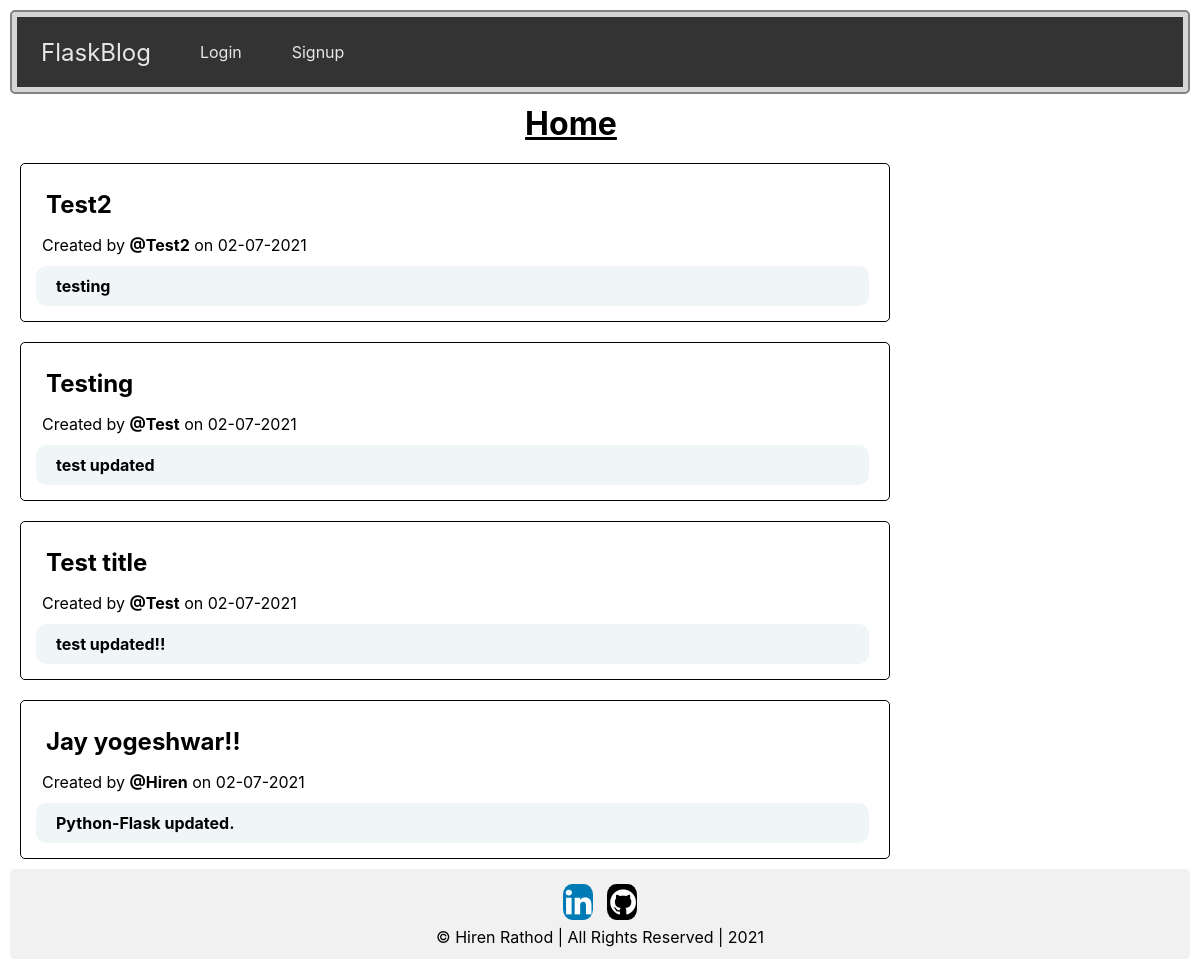
The app's page /home, older data.
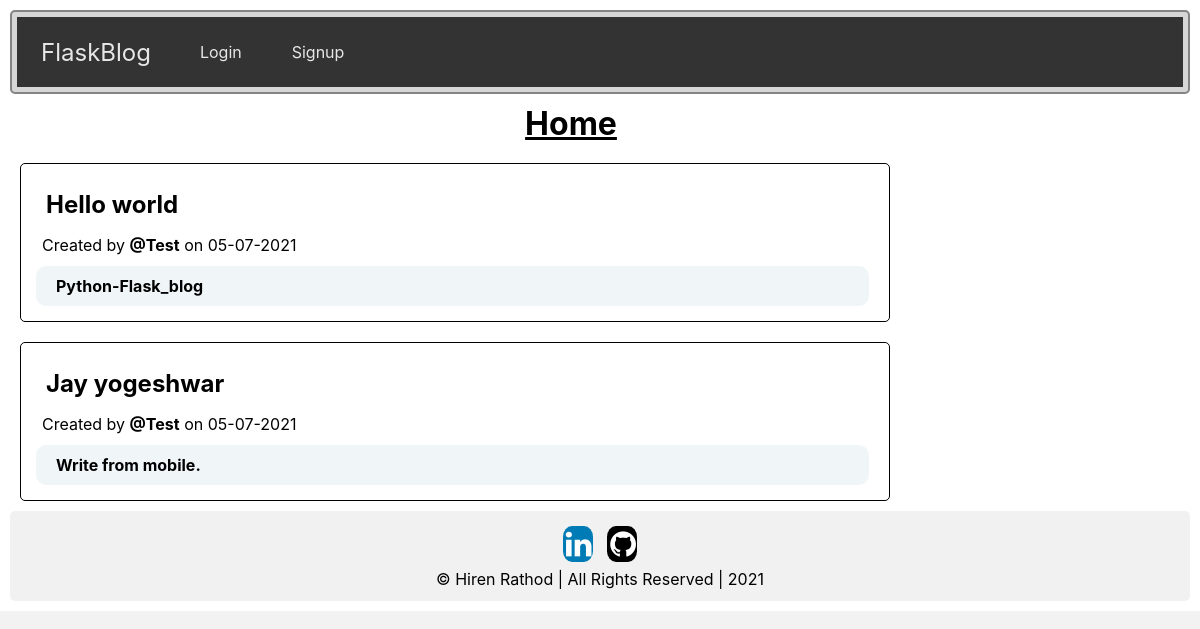
The same page, newer data.
### website/models.py (models this page shows)
class Post(db.Model):
    id = db.Column(db.Integer, primary_key=True)
    title = db.Column(db.String(100), nullable= False)
    content = db.Column(db.String(5000), nullable= False)
    created = db.Column(db.DateTime, default=datetime.now())
    user_id = db.Column(db.Integer, db.ForeignKey('user.id'), nullable= False)

class User(db.Model,UserMixin) :
    id = db.Column(db.Integer, primary_key= True)
    name = db.Column(db.String(150), nullable= False)
    email = db.Column(db.String(150), unique= True, nullable= False)
    password = db.Column(db.String(150), nullable= False)
    posts = db.relationship('Post', backref= 'author')

### website/views.py (the view)
@views.route('/')
@views.route('/home')
def home():
    posts = Post.query.order_by(Post.created.desc()).all()
    return render_template('home.html',posts = posts,user=current_user)

### website/templates/home.html (shortened to what this page needs)
{% extends "base.html" %}
{% block header %}
<a href="{{ url_for('views.home') }}">
  <h1 style="text-align: center; width:75%; margin-left: 10%;">
    {% block title %}Home{% endblock %}
  </h1>
</a>
{% endblock %}
{% block content %}
{% for post in posts %}
<div class="row">
  <div class="leftcolumn">
    <div class="card">
      <a href="{{ url_for('views.post', id=post.id) }}">
        <h2>{{ post.title.capitalize() }}</h2>
      </a>
      <p>Created by <strong>@{{ post.author.name.capitalize() }}</strong> on {{ post.created.strftime('%d-%m-%Y') }}</p>
      <h4 class="content">
        {{ post.content }}
      </h4>
    </div>
  </div>
</div>
{% endfor %}
<div class="footer">
  <a href="https://in.linkedin.com/in/hiren-rathod-1b20991b6" class="fa fa-linkedin" target="blank"></a>
  <a href="https://github.com/hiren054" class="fa fa-github" target="blank"></a>
  <p>&copy Hiren Rathod | All Rights Reserved | 2021</p>
</div>
{% endblock %}

### website/templates/base.html (shortened to what this page needs)
<!DOCTYPE html>
<html lang="en">
<head>
  <link rel="stylesheet" href="https://cdnjs.cloudflare.com/ajax/libs/font-awesome/4.7.0/css/font-awesome.min.css">
  <link type="text/css" rel="stylesheet" href="{{ url_for('static', filename='/style.css') }}">
</head>
<body>
  <div class="sticky">
  <nav class="navbar">
    <a href="{{ url_for('views.home') }}" class="brand">FlaskBlog</a>
    <ul>
      {% if current_user.is_authenticated %}
      <li>
        <a href="{{ url_for('views.create') }}">New post</a>
      </li>
      <li>
        <a href="{{ url_for('auth.logout') }}">Logout</a>
      </li>
      {% else %}
      <li>
        <a href="{{ url_for('auth.login') }}">Login</a>
      </li>
      <li>
        <a href="{{ url_for('auth.signup') }}">Signup</a>
      </li>
      {% endif %}
    </ul>
  </nav>
</div>
<header>
  {% block header %}{% endblock %}
</header>
  {% block content %} {% endblock%}
</body>
</html>

### website/static/style.css (style rules this page uses)
* { box-sizing: border-box; padding: 0; margin: 0; }
body { font-family: -apple-system, BlinkMacSystemFont, 'Segoe UI', Roboto, Oxygen, Ubuntu, Cantarell, 'Open Sans', 'Helvetica Neue', sans-serif; background-color: #ffffff; padding: 10px; }
html { height: auto; background-color: #f2f2f2 ; }
a { text-decoration: none; color: #000000; transition: background-color .5s; }
.navbar { background-color: #333333; display: flex; align-items:center; }
.navbar a { color: #e7e7e7; }
.brand { color: #ffffff; }
.navbar .brand { display: block; padding: 0 24px; font-size: 24px; }
.navbar ul { margin: 0; padding: 0; list-style-type: none; display: flex; align-items:center; justify-content: flex-start; }
.navbar ul li a { color: #e7e7e7; padding: 25px; display: block; }
.footer { background-color: #f1f1f1; padding: 10px; text-align: center; }
div.sticky { position: -webkit-sticky; position: sticky; top: 0; padding: 5px; background-color: #d6d6d6; border: 2px solid #838383; }
div { border-radius: 5px; padding: 10px; }
.fa { padding: 3px; font-size: 30px; width: 30px; text-align: center; text-decoration: none; bottom: 0; margin: 5px 5px; border-radius: 30%; }
.fa-github { background: black; color: white; }
.fa-linkedin { background: #007bb5; color: white; }
p { padding: 1px; margin: 1px; }
.leftcolumn { float: left; width: 75%; border: 1px solid rgb(0, 0, 0); padding: 5px; padding-top: 1px; padding-left: 5px; padding-bottom: 5px; }
.card { background-color: white; padding: 5px; margin-top: 5px; margin-right: 10px; }
.card h2 { padding: 10px; margin: 5px; width: fit-content; transition: .2S; }
.card p { margin-bottom: 10px; margin-left: 10px; }
.card h4 { background-color: #f0f5f7; padding-left: 20px; padding-bottom: 10px; padding-top: 10px; width: auto; border-radius: 10px; margin-bottom: 5px; margin-left: 5px; margin-top: 5px ; display: block; }
.row:after { content: ""; display: table; clear: both; }
header { padding: 10px; text-decoration: underline; }
.content { color: #000000; text-transform: initial; }

Row changes from the older to the newer data that the page shows:
removed Post: title "Test2", author.name "Test2", created "02-07-2021", content "testing"
removed Post: title "Testing", author.name "Test", created "02-07-2021", content "test updated"
removed Post: title "Test title", author.name "Test", created "02-07-2021", content "test updated!!"
removed Post: title "Jay yogeshwar!!", author.name "Hiren", created "02-07-2021", content "Python-Flask updated."
added Post: title "Hello world", author.name "Test", created "05-07-2021", content "Python-Flask_blog"
added Post: title "Jay yogeshwar", author.name "Test", created "05-07-2021", content "Write from mobile."
